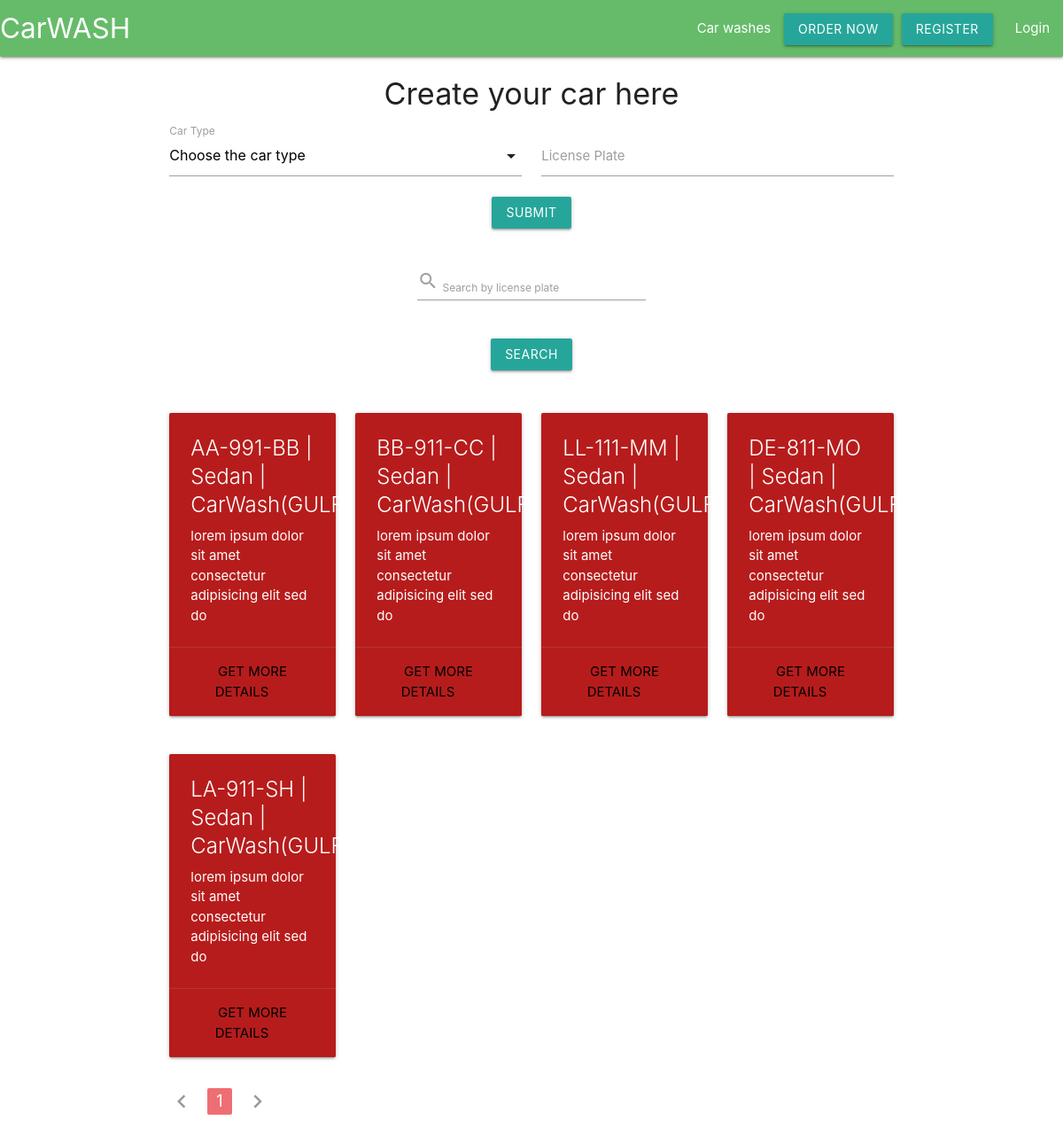
The app's page /car_washes/1/cars with its own data.
### management/models.py (models this page shows, shortened)
class Car(models.Model):
    car_type = models.ForeignKey(
        to='management.CarType', on_delete=models.PROTECT)
    license_plate = models.CharField(max_length=30)
    class Meta:
        verbose_name = _('Car')
        verbose_name_plural = _('Cars')
    def __str__(self):
        return f"{self.license_plate} | {self.car_type}"

class CarType(models.Model):
    car_wash = models.ForeignKey(
        to='management.CarWash', on_delete=models.CASCADE)
    type = models.IntegerField(choices=CAR_TYPES)
    price = models.DecimalField(max_digits=4, decimal_places=2)
    class Meta:
        verbose_name = _('Car type')
        verbose_name_plural = _('Car types')
    def __str__(self):
        return f"{CAR_TYPES[self.type-1][1]} | {self.car_wash.full_name}"

class CarWash(models.Model):
    full_name = models.CharField(max_length=50, unique=True)
    location = models.OneToOneField(to='management.Location',
                                    on_delete=models.PROTECT)
    organzation_type = models.IntegerField(choices=ORGANIZATION_TYPES)
    tax_id = models.CharField(max_length=10, unique=True)
    creation_time = models.DateTimeField()
    class Meta:
        verbose_name = _('Car wash')
        verbose_name_plural = _('Car washes')

### management/views.py (the view)
# urls.py: path('car_washes/<int:cw_pk>/cars', cars, name='cars'),
def cars(request, cw_pk):
    car_wash = get_object_or_404(CarWash, pk=cw_pk)
    car_form = CarForm(car_wash.id)
    searched_count = None
    page = request.GET.get('page', 1)
    q = request.GET.get('q', None)
    if q:
        car_list = Car.objects.filter(
            Q(car_type__car_wash_id=car_wash.id) & Q(license_plate__icontains=q)
        )
        searched_count = car_list.count()
    else:
        car_list = Car.objects.filter(car_type__car_wash_id=car_wash.id)
    if request.method == 'POST':
        car_form = CarForm(car_wash.id, data=request.POST)
        if car_form.is_valid():
            car_form.save()
            car_form = CarForm(car_wash.id)
            messages.success(request, 'The operation was successful!')
    return render(request, 'management/cars.html',
                  context={'cars': my_paginator(page, car_list, 8),
                           'form': car_form,
                           'searched_count': searched_count,
                           })

### management/forms.py
class CarForm(ModelForm):
    car_type = ModelChoiceField(empty_label='Choose the car type', queryset=None)
    license_plate = CharField(validators=[MinLengthValidator(6)])
    class Meta:
        model = Car
        fields = '__all__'
    def __init__(self, cw_pk=None, **kwargs):
        super(CarForm, self).__init__(**kwargs)
        self.fields['car_type'].queryset = CarType.objects.filter(car_wash_id=cw_pk)

### management/utils.py (called while the page is built)
def my_paginator(page, obj_list, per_page):
    paginator = Paginator(obj_list, per_page)
    try:
        objs = paginator.page(page)
    except PageNotAnInteger:
        objs = paginator.page(1)
    except EmptyPage:
        objs = paginator.page(paginator.num_pages)
    return objs

### templates/management/cars.html (shortened to what this page needs)
{% extends "base.html"%}
{% block content %}
<div class="container">
    <form action="" method="post">
        <div class="row">
            {% if messages %}
            {% for message in messages %}
            <h4{% if message.tags %} class="{{ message.tags }} center-align green-text" {% endif %}>
                <strong> {{ message }} </strong>
                </h4>
                {% endfor %}
                {% else %}
                <div>
                    <h4 class="center-align">Create your car here</h5>
                </div>
                {% endif %}
                <div class="input-field col s6 ">
                    <label>Car Type</label>
                </div>
                <div class="input-field col s6 ">
                    {{form.license_plate}}
                    <label for="id_license_plate">License Plate</label>
                </div>
                <div class="center">
                    <button class="btn waves-effect waves-light" type="submit" name="action">
                        Submit
                    </button>
                </div>
        </div>
    </form>
    <form action="" method="get">
        <div class="row">
            <div class="input-field col s4 offset-s4">
                <input id="search_input" type="search" class="validate" name="q">
                <label for="search_input"><i class="material-icons">search</i>
                    <label for="search_input">Search by license plate</label>
            </div>
        </div>
        <div class="row">
            <div class="center">
                <button class="btn waves-effect waves-light" type="submit">
                    Search
                </button>
            </div>
        </div>
    </form>
    {% for car in cars %}
    {% if forloop.counter0|divisibleby:"4" %}
    <div class="row">
        {% endif %}
        <div class="col s6 m3">
            <div class="card red darken-4">
                <div class="card-content white-text">
                    <span class="card-title">{{car}}</span>
                    <p>{% lorem 10 w %}</p>
                </div>
                <div class="card-action center">
                    <a class="black-text" href="#">Get More Details</a>
                </div>
            </div>
        </div>
        {% if forloop.counter|divisibleby:"4" or forloop.last %}
    </div>
    {% endif %}
    {% endfor %}
    <ul class="pagination">
        {% if cars.has_previous %}
        <li class="waves-effect"><a href="?page={{ cars.previous_page_number }}&q={{request.GET.q}}"><i class="material-icons">chevron_left</i></a></li>
        {% else %}
        <li class="disabled"><a href="#!"><i class="material-icons">chevron_left</i></a></li>
        {% endif %}
        {% for i in cars.paginator.page_range %}
        {% if cars.number == i %}
        <li class="active"><a>{{ i }}</a></li>
        {% else %}
        <li class="waves-effect"><a href="?page={{ i }}&q={{request.GET.q}}">{{ i }}</a></li>
        {% endif %}
        {% endfor %}
        {% if cars.has_next %}
        <li class="waves-effect"><a href="?page={{ cars.paginator.num_pages }}&q={{request.GET.q}}"><i class="material-icons">chevron_right</i></a></li>
        {% else %}
        <li class="disabled"><a href="#!"><i class="material-icons">chevron_right</i></a></li>
        {% endif %}
    </ul>
</div>
{% endblock %}

### records on screen
Car: license_plate+car_type "AA-991-BB | Sedan | CarWash(GULFv1)", lorem "lorem ipsum dolor sit amet consectetur adipisicing elit sed do"
Car: license_plate+car_type "BB-911-CC | Sedan | CarWash(GULFv1)", lorem "lorem ipsum dolor sit amet consectetur adipisicing elit sed do"
Car: license_plate+car_type "LL-111-MM | Sedan | CarWash(GULFv1)", lorem "lorem ipsum dolor sit amet consectetur adipisicing elit sed do"
Car: license_plate+car_type "DE-811-MO | Sedan | CarWash(GULFv1)", lorem "lorem ipsum dolor sit amet consectetur adipisicing elit sed do"
Car: license_plate+car_type "LA-911-SH | Sedan | CarWash(GULFv1)", lorem "lorem ipsum dolor sit amet consectetur adipisicing elit sed do"

### other values on screen
{{ i }} "1"
